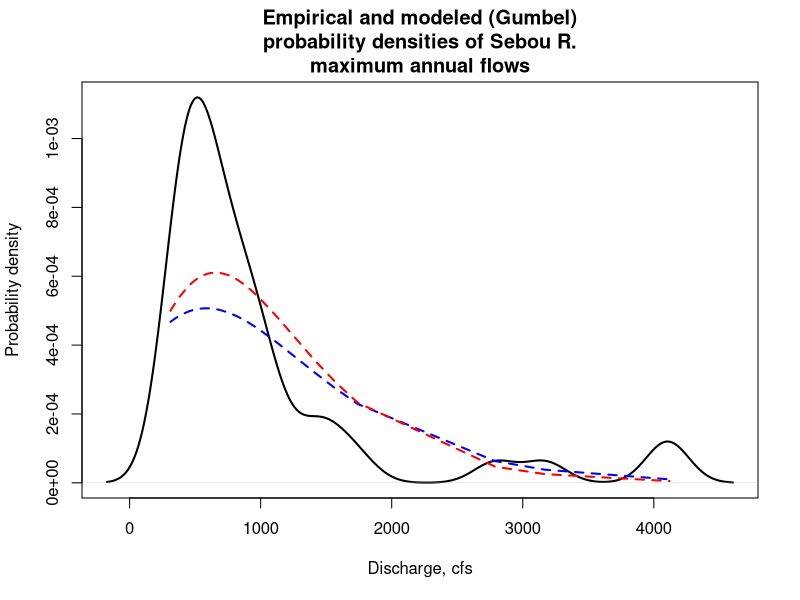

Recreate this plot in R. (Note: this script raises an error after producing the figure.)
foo=read.csv("sebou.csv")

xx=sort(foo$maxQ,decreasing=FALSE)
plot(density(xx),xlab="Discharge, cfs",ylab="Probability density",main="Empirical and modeled (Gumbel)\nprobability densities of Sebou R.\nmaximum annual flows",lty=1,lwd=2)
#Gumbel
#MM
alpha=sqrt(6*var(xx)/pi^2)
xii=mean(xx)-0.5772*alpha
gum_pdf=(1/alpha)*exp(-((xx-xii)/alpha)-exp(-(xx-xii)/alpha))
lines(xx,gum_pdf,col="BLUE",lty=2,lwd=2)
gum_qua=xii-alpha*log(-log(c(0.01,0.99)))
#PARAMETERS
xii
alpha
#QUANTILES
gum_qua

#L-Moments
pwm_gum = function(x,r) {
  #calculates probability weightetd moments of order r
  # used for calculating betas and associated L-moments
  cs=0
  n=length(x)
  for(i in seq(1,n-r)) {
    cs=cs+(choose(n-i,r)*x[i])/choose(n-1,r)
  }
  return(cs/n)
}

lambda1=mean(xx)
beta1=pwm_gum(sort(xx,decreasing=TRUE),1)
lambda2=2*beta1-lambda1
alpha=lambda2/log(2)
xii=mean(xx)-0.5772*alpha 
gum_pdf=(1/alpha)*exp(-((xx-xii)/alpha)-exp(-(xx-xii)/alpha))
gum_qua=xii-alpha*log(-log(c(0.01,0.99)))
lines(xx,gum_pdf,col="RED",lty=2,lwd=2)
#PARAMETERS
xii
alpha
#QUANTILES
gum_qua

#MLE
library(fitdistrplus)
dgumbel <- function(x, ps, al) {  exp((ps - x)/al - exp((ps - x)/al))/al }
pgumbel <- function(q, ps, al) {  exp(-exp(-((q - ps)/al))) }
qgumbel <- function(p, ps, al) {  ps-al*log(-log(p)) }
gumbel.fit <- fitdist(xx, "gumbel", start=list(ps=mean(xx), al=sd(xx)), method="mle")
xii=gumbel.fit$estimate['ps'][[1]]
alpha=gumbel.fit$estimate['al'][[1]]
gum_pdf=(1/alpha)*exp(-((xx-xii)/alpha)-exp(-(xx-xii)/alpha))
lines(xx,gum_pdf,col="GREEN",lty=2,lwd=2)
legend("topright", c("Empirical","MM","LM","MLE"), col=c('BLACK',"BLUE","RED","GREEN"), lty=c(1,2,2,2), lwd=2, title = "Legend")
#PARAMETERS:
xii
alpha
#QUANTILES:
gum_qua
quantile(gumbel.fit,probs=c(0.01,0.99))
plot(gumbel.fit)

#Q2: GEV
plot(density(xx),xlab="Discharge, cfs",ylab="Probability density",main="Empirical and modeled (GEV)\nprobability densities of Sebou R.\nmaximum annual flows",lty=1,lwd=2)
#LM
pwm_gev=function(x,r) {
  (1/(r+1))*(xii+(alpha/kappa*(1-gamma(1+kappa)/(r+1)^kappa)))
}
lambda1=mean(xx)
beta1=pwm_gum(xx,1)
beta2=pwm_gum(xx,2)
lambda2=2*beta1-lambda1
lambda3=6*beta2-6*beta1+lambda1
#calculate kappa first
cc=2*lambda2/(lambda3+3*lambda2)-(log(2)/log(3))
kappa=7.8590*cc+2.9554*(cc^2)
alpha=kappa*lambda2/(gamma(1+kappa)*(1-2^-kappa))
xii=lambda1+(alpha/kappa)*(gamma(1+kappa)-1)
gev_cdf=exp(-(1-(kappa*(xx-xii)/alpha))^(1/kappa))
gev_qua=xii+(alpha/kappa)*(1-(-log(c(0.01,0.99)))^kappa)
plot(ecdf(xx),main="Empirical and modeled (GEV) cumulative distribution function")
lines(ecdf(pgev(xx,xi=kappa,mu=xii,sigma=alpha)*max(xx)),lwd=2,lty=2,col='BLUE')
 #Lower bound
xii+(alpha/kappa)
#PARAMETERS
xii
alpha
kappa
#QUANTILES
gev_qua

#MLE
library(fitdistrplus)
#library(evir)
dgev=function (x, xi = 1, mu = 0, sigma = 1) {   
  tmp <- (1 + (xi * (x - mu))/sigma)   
  (as.numeric(tmp > 0) * (tmp^(-1/xi - 1) * exp(-tmp^(-1/xi))))/sigma 
}
pgev=function (q, xi = 1, mu = 0, sigma = 1) {   exp(-(1 + (xi * (q - mu))/sigma)^(-1/xi)) }
qgev=function (p, xi = 1, mu = 0, sigma = 1) {  mu + (sigma/xi) * ((-logb(p))^(-xi) - 1) }
gev.fit <- fitdist(xx, "gev", start=list(mu=0, sigma=1, xi=1), method="mle")
xii=gev.fit$estimate['mu'][[1]]
alpha=gev.fit$estimate['sigma'][[1]]
kappa=gev.fit$estimate['xi'][[1]]
legend("topright", c("Empirical","LM","MLE"), col=c('BLACK',"BLUE","GREEN"), lty=c(1,2,2), lwd=c(1,2,2), title = "Legend")
#PARAMETERS:
xii
alpha
kappa
#QUANTILES:
gum_qua
quantile(gev.fit,probs=c(0.01,0.99))
plot(gev.fit)
